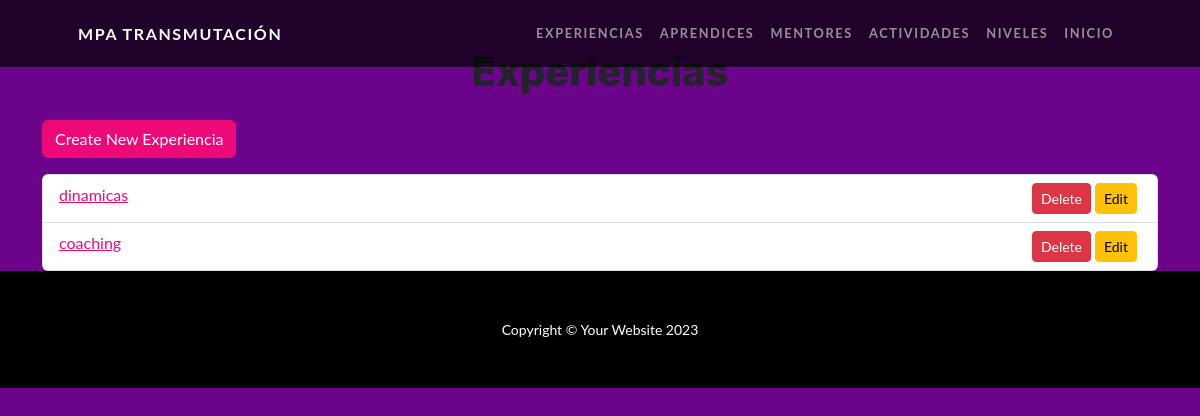
/experiencias/, run on an earlier commit of the app's database.
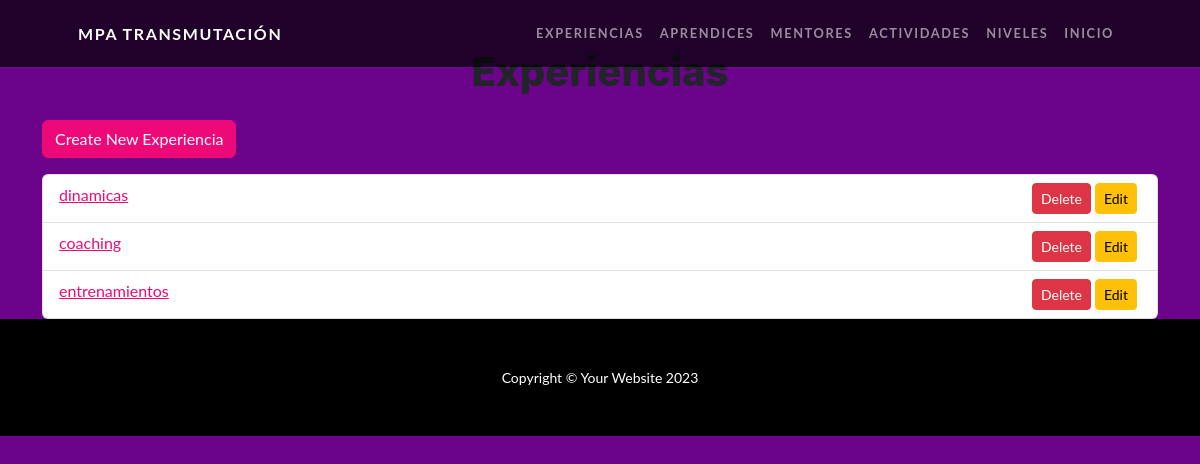
And on a later commit of the database.
### myapp1/models.py (models this page shows, shortened)
class Experiencia(models.Model):
    TIPOS_DE_EXPERIENCIA = [
        ('coaching', 'Coaching'),
        ('entrenamientos', 'Entrenamientos'),
        ('dinamicas', 'Dinámicas'),
    ]
    nombre = models.CharField(max_length=40, choices=TIPOS_DE_EXPERIENCIA)
    camada = models.IntegerField()  # Si tiene relevancia para la experiencia

### myapp1/views.py (the view)
# urls.py: path('experiencias/', views.experiencia_list, name='experiencia_list'),
def experiencia_list(request):
    experiencias = Experiencia.objects.all()
    return render(request, 'myapp1/experiencia_list.html', {'experiencias': experiencias})

### myapp1/templates/myapp1/experiencia_list.html (shortened to what this page needs)
{% extends "myapp1/base.html" %}
{% block content %}
<div class="container">
    <h1 class="my-4 text-center mt-5">Experiencias</h1>
    <a class="btn btn-primary mb-3" href="{% url 'experiencia_create' %}">Create New Experiencia</a>
    <ul class="list-group">
        {% for experiencia in experiencias %}
        <li class="list-group-item">
            <a href="{% url 'experiencia_detail' experiencia.pk %}">{{ experiencia.nombre }}</a>
            <a class="btn btn-warning btn-sm float-end mx-1"
                href="{% url 'experiencia_update' experiencia.pk %}">Edit</a>
            <a class="btn btn-danger btn-sm float-end" href="{% url 'experiencia_delete' experiencia.pk %}">Delete</a>
        </li>
        {% empty %}
        <li class="list-group-item text-center mt-4">No experiencias available.</li>
        {% endfor %}
    </ul>
</div>
{% endblock %}

What changed in the data, as far as the page shows it:
added Experiencia: nombre "entrenamientos"
